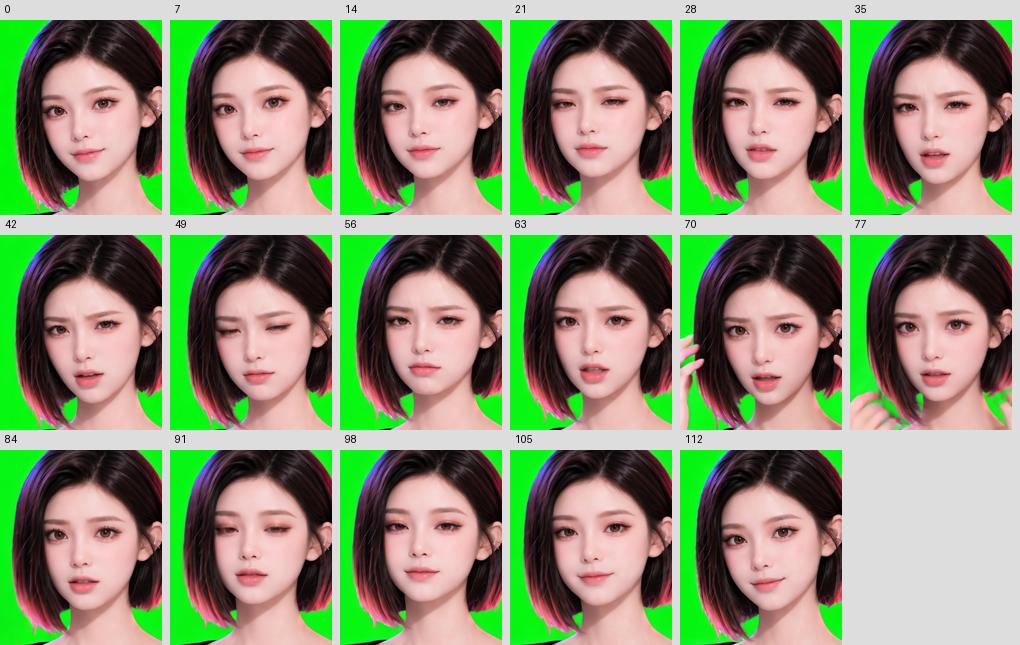
#> input picture assets-source/body-motion-experiment/identity-review/anger-pro-v1.jpg, 1020 x 645 px
$ python portrait_matting.py ../assets-source/body-motion-experiment/identity-review/anger-pro-v1.jpg out.png
#> lines starting #> are read from the running program, lines starting #| are printed output that depends on the picture
"""Offline strand-edge alpha estimation; never run matting in the desktop render loop."""
import numpy as np
from scipy.ndimage import binary_erosion
from pymatting import estimate_alpha_cf, estimate_foreground_ml
def matte(rgb):
 image=rgb.astype(np.float64)/255
 dominance=image[:,:,1]-np.maximum(image[:,:,0],image[:,:,2])
 trimap=np.full(dominance.shape,.5)
 trimap[binary_erosion(dominance>.45,iterations=1,border_value=1)]=0
 trimap[binary_erosion(dominance<.045,iterations=2,border_value=1)]=1
 alpha=estimate_alpha_cf(image,trimap,cg_kwargs={'maxiter':3000})
 foreground=estimate_foreground_ml(image,alpha)
 # Preserve the exact RGB away from uncertain edges, removing green contamination only there.
 foreground=np.where((alpha>.995)[:,:,None],image,foreground)
 # This character has no green clothing or hair. Remove key spill even from
 # near-opaque strands: alpha alone cannot remove reflected screen colour.
 foreground[:,:,1]=np.minimum(foreground[:,:,1],(foreground[:,:,0]+foreground[:,:,2])/2)
 return np.clip(foreground*255,0,255),np.clip(alpha,0,1)[:,:,None]
if __name__=='__main__':
 from PIL import Image
 import sys
 source=np.array(Image.open(sys.argv[1]).convert('RGB'));rgb,a=matte(source)
#> further down, source is the input picture: shape (645, 1020, 3); mean R, G, B 133.9, 143.1, 111.4
#> in matte, `dominance=image[:,:,1]-np.maximum(image[:,:,0],image[:,:,2])`:
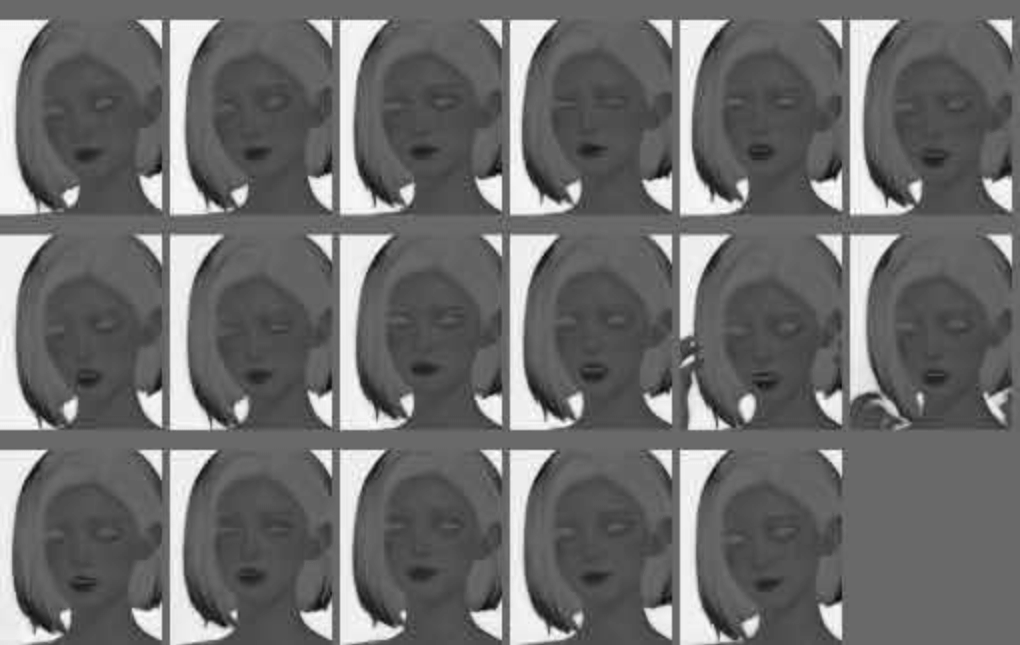
#> dominance: shape (645, 1020) float64; min -0.71, max 1, mean 0.026; drawn with min black and max white
#> (the run stopped early here; a loop or call above may not have finished)
